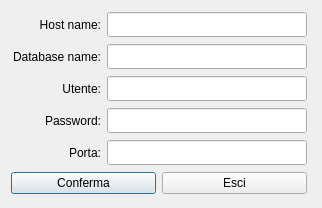
<?xml version="1.0" encoding="UTF-8"?>
<ui version="4.0">
 <class>Dialog</class>
 <widget class="QDialog" name="Dialog">
  <property name="geometry">
   <rect>
    <x>0</x>
    <y>0</y>
    <width>322</width>
    <height>208</height>
   </rect>
  </property>
  <property name="windowTitle">
   <string>Dialog</string>
  </property>
  <layout class="QGridLayout" name="gridLayout_7">
   <item row="0" column="0">
    <layout class="QGridLayout" name="gridLayout">
     <item row="0" column="0">
      <widget class="QLabel" name="label_3">
       <property name="minimumSize">
        <size>
         <width>90</width>
         <height>25</height>
        </size>
       </property>
       <property name="maximumSize">
        <size>
         <width>90</width>
         <height>25</height>
        </size>
       </property>
       <property name="text">
        <string>Host name:</string>
       </property>
       <property name="alignment">
        <set>Qt::AlignRight|Qt::AlignTrailing|Qt::AlignVCenter</set>
       </property>
      </widget>
     </item>
     <item row="0" column="1">
      <widget class="QLineEdit" name="l_host">
       <property name="minimumSize">
        <size>
         <width>200</width>
         <height>25</height>
        </size>
       </property>
       <property name="maximumSize">
        <size>
         <width>200</width>
         <height>25</height>
        </size>
       </property>
      </widget>
     </item>
    </layout>
   </item>
   <item row="1" column="0">
    <layout class="QGridLayout" name="gridLayout_2">
     <item row="0" column="0">
      <widget class="QLabel" name="label_2">
       <property name="minimumSize">
        <size>
         <width>90</width>
         <height>25</height>
        </size>
       </property>
       <property name="maximumSize">
        <size>
         <width>90</width>
         <height>25</height>
        </size>
       </property>
       <property name="text">
        <string>Database name:</string>
       </property>
       <property name="alignment">
        <set>Qt::AlignRight|Qt::AlignTrailing|Qt::AlignVCenter</set>
       </property>
      </widget>
     </item>
     <item row="0" column="1">
      <widget class="QLineEdit" name="l_databaseName">
       <property name="minimumSize">
        <size>
         <width>200</width>
         <height>25</height>
        </size>
       </property>
       <property name="maximumSize">
        <size>
         <width>200</width>
         <height>25</height>
        </size>
       </property>
      </widget>
     </item>
    </layout>
   </item>
   <item row="2" column="0">
    <layout class="QGridLayout" name="gridLayout_3">
     <item row="0" column="0">
      <widget class="QLabel" name="label_4">
       <property name="minimumSize">
        <size>
         <width>90</width>
         <height>25</height>
        </size>
       </property>
       <property name="maximumSize">
        <size>
         <width>90</width>
         <height>25</height>
        </size>
       </property>
       <property name="text">
        <string>Utente:</string>
       </property>
       <property name="alignment">
        <set>Qt::AlignRight|Qt::AlignTrailing|Qt::AlignVCenter</set>
       </property>
      </widget>
     </item>
     <item row="0" column="1">
      <widget class="QLineEdit" name="l_utente">
       <property name="minimumSize">
        <size>
         <width>200</width>
         <height>25</height>
        </size>
       </property>
       <property name="maximumSize">
        <size>
         <width>200</width>
         <height>25</height>
        </size>
       </property>
      </widget>
     </item>
    </layout>
   </item>
   <item row="2" column="1">
    <spacer name="horizontalSpacer">
     <property name="orientation">
      <enum>Qt::Horizontal</enum>
     </property>
     <property name="sizeHint" stdset="0">
      <size>
       <width>4</width>
       <height>20</height>
      </size>
     </property>
    </spacer>
   </item>
   <item row="3" column="0">
    <layout class="QGridLayout" name="gridLayout_4">
     <item row="0" column="0">
      <widget class="QLabel" name="label_5">
       <property name="minimumSize">
        <size>
         <width>90</width>
         <height>25</height>
        </size>
       </property>
       <property name="maximumSize">
        <size>
         <width>90</width>
         <height>25</height>
        </size>
       </property>
       <property name="text">
        <string>Password:</string>
       </property>
       <property name="alignment">
        <set>Qt::AlignRight|Qt::AlignTrailing|Qt::AlignVCenter</set>
       </property>
      </widget>
     </item>
     <item row="0" column="1">
      <widget class="QLineEdit" name="l_password">
       <property name="minimumSize">
        <size>
         <width>200</width>
         <height>25</height>
        </size>
       </property>
       <property name="maximumSize">
        <size>
         <width>200</width>
         <height>25</height>
        </size>
       </property>
      </widget>
     </item>
    </layout>
   </item>
   <item row="4" column="0">
    <layout class="QGridLayout" name="gridLayout_5">
     <item row="0" column="0">
      <widget class="QLabel" name="label_6">
       <property name="minimumSize">
        <size>
         <width>90</width>
         <height>25</height>
        </size>
       </property>
       <property name="maximumSize">
        <size>
         <width>90</width>
         <height>25</height>
        </size>
       </property>
       <property name="layoutDirection">
        <enum>Qt::RightToLeft</enum>
       </property>
       <property name="text">
        <string>Porta:</string>
       </property>
       <property name="alignment">
        <set>Qt::AlignRight|Qt::AlignTrailing|Qt::AlignVCenter</set>
       </property>
      </widget>
     </item>
     <item row="0" column="1">
      <widget class="QLineEdit" name="l_porta">
       <property name="minimumSize">
        <size>
         <width>200</width>
         <height>25</height>
        </size>
       </property>
       <property name="maximumSize">
        <size>
         <width>200</width>
         <height>25</height>
        </size>
       </property>
      </widget>
     </item>
    </layout>
   </item>
   <item row="5" column="0">
    <layout class="QGridLayout" name="gridLayout_6">
     <item row="0" column="0">
      <widget class="QPushButton" name="b_conferma">
       <property name="text">
        <string>Conferma</string>
       </property>
      </widget>
     </item>
     <item row="0" column="1">
      <widget class="QPushButton" name="b_esci">
       <property name="text">
        <string>Esci</string>
       </property>
      </widget>
     </item>
    </layout>
   </item>
  </layout>
 </widget>
 <resources/>
 <connections/>
</ui>
